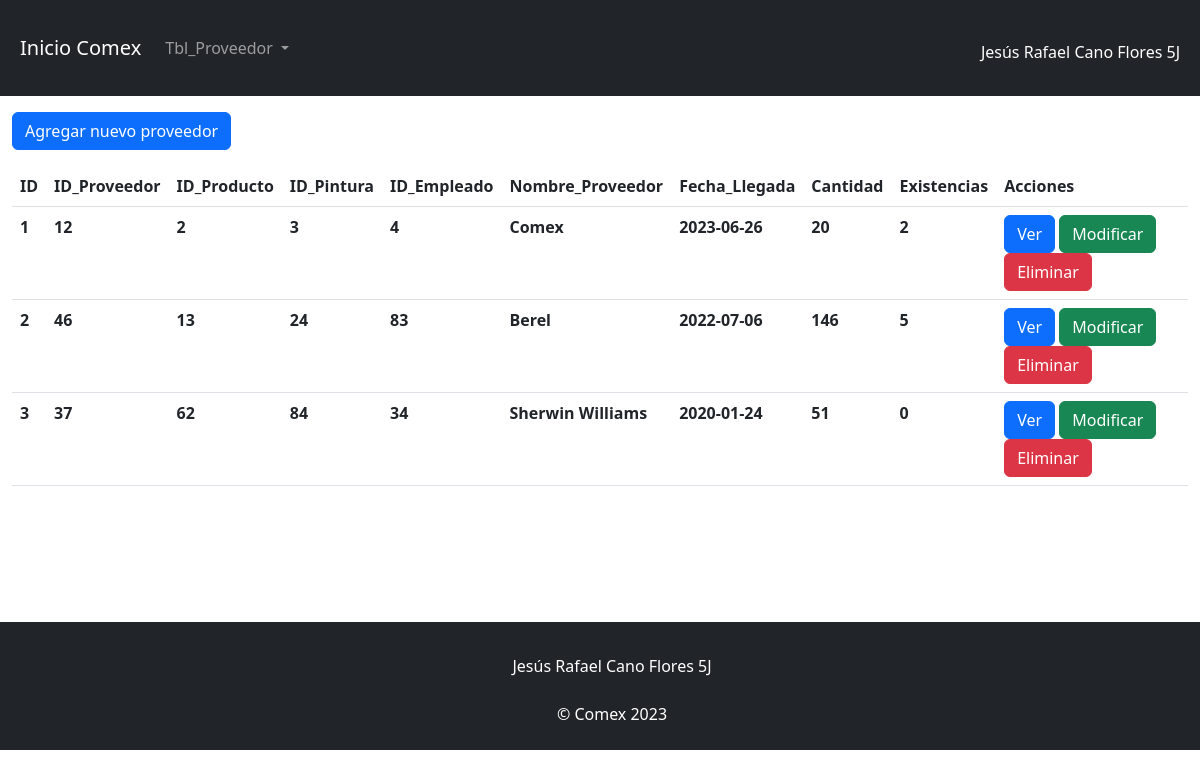
/view/username/index.php, run on the app's committed database.
### tables this page shows
CREATE TABLE `tbl_proveedor` (
  `id_proveedor` int(3) NOT NULL,
  `id_producto` int(3) NOT NULL,
  `id_pintura` int(3) NOT NULL,
  `id_empleado` int(3) NOT NULL,
  `nombre_proveedor` varchar(500) NOT NULL,
  `fecha_llegada` date NOT NULL,
  `cantidad` int(3) NOT NULL,
  `existencias` int(3) NOT NULL,
  `id` int(11) NOT NULL
);

### config/db.php (called while the page is built)
<?php
    class db{
        private $host= "localhost";
        private $dbname="bd_comex";
        private $user="root";
        private $password="";
        public function conexion(){
            try{
                $PDO = new PDO("mysql:host=".$this->host.";dbname=".$this->dbname,$this->user,$this->password);
                return $PDO;
            }catch(PDOException $e){
                return $e->getMessage();
            }
        }
    }
?>

### controller/usernameController.php (called while the page is built, shortened)
<?php
    class usernameController{
        private $model;
        public function __construct()
        {
            require_once("c://xampp/htdocs/proyecto/model/usernameModel.php");
            $this->model = new usernameModel();
        }
        public function index(){
            return ($this->model->index()) ? $this->model->index() : false;
        }
    }
?>

### model/usernameModel.php (called while the page is built, shortened)
<?php
    class usernameModel{
        private $PDO;
        public function __construct()
        {
            require_once("c://xampp/htdocs/proyecto/config/db.php");
            $con = new db();
            $this->PDO = $con->conexion();
        }
        public function index(){
            $stament = $this->PDO->prepare("SELECT `id`,`id_proveedor`,`id_producto`,`id_pintura`,`id_empleado`,`nombre_proveedor`,`fecha_llegada`,`cantidad`,`existencias` FROM tbl_proveedor");
            return ($stament->execute()) ? $stament->fetchAll() : false;
        }
    }
?>

### view/username/index.php (the view, shortened to what this page needs)
<?php
    require_once("c://xampp/htdocs/proyecto/view/head/head.php");
    require_once("c://xampp/htdocs/proyecto/controller/usernameController.php");
    $obj = new usernameController();
    $rows = $obj->index();
?>
<div class="mb-3">
    <a href="/proyecto/view/username/create.php" class="btn btn-primary">Agregar nuevo proveedor</a>
</div>
<table class="table">
    <thead>
        <tr>
            <th scope="col">ID</th>
            <th scope="col">ID_Proveedor</th>
            <th scope="col">ID_Producto</th>
            <th scope="col">ID_Pintura</th>
            <th scope="col">ID_Empleado</th>
            <th scope="col">Nombre_Proveedor</th>
            <th scope="col">Fecha_Llegada</th>
            <th scope="col">Cantidad</th>
            <th scope="col">Existencias</th>
            <th scope="col">Acciones</th>
        </tr>
    </thead>
    <tbody>
        <?php if($rows): ?>
            <?php foreach($rows as $row): ?>
                <tr>
                    <th><?= $row[0] ?></th>
                    <th><?= $row[1] ?></th>
                    <th><?= $row[2] ?></th>
                    <th><?= $row[3] ?></th>
                    <th><?= $row[4] ?></th>
                    <th><?= $row[5] ?></th>
                    <th><?= $row[6] ?></th>
                    <th><?= $row[7] ?></th>
                    <th><?= $row[8] ?></th>
                    <th>
                        <a href="show.php?id=<?= $row[0]?>" class="btn btn-primary">Ver</a>
                        <a href="edit.php?id=<?= $row[0]?>" class="btn btn-success">Modificar</a>
                        <a class="btn btn-danger" data-bs-toggle="modal" data-bs-target="#id<?=$row[0]?>">Eliminar</a>
                    </th>
                </tr>
            <?php endforeach; ?>
        <?php else: ?>
            <tr>
                <td colspan="3" class="text-center">No hay registros actualmente</td>
            </tr>
        <?php endif; ?>
    </tbody>
</table>
<?php
    require_once("c://xampp/htdocs/proyecto/view/head/footer.php");
?>

### view/head/head.php (shortened to what this page needs)
<!doctype html>
<html lang="en">
  <head>
    <link href="https://cdn.jsdelivr.net/npm/bootstrap@5.2.1/dist/css/bootstrap.min.css" rel="stylesheet">
  </head>
  <body>
    <div class="container-fluid bg-dark p-2 mb-3">
    <nav class="navbar navbar-expand-lg navbar-dark bg-dark">
        <div class="container-fluid">
            <a class="navbar-brand" href="/proyecto/index.php">Inicio Comex</a>
            <div class="collapse navbar-collapse" id="navbarNavDropdown">
            <ul class="navbar-nav">
                <li class="nav-item dropdown">
                <a class="nav-link dropdown-toggle" href="#" role="button" data-bs-toggle="dropdown" aria-expanded="false">
                Tbl_Proveedor
                </a>
                </li>
            </ul>
            </div>
            <p class="text-white pt-4">Jesús Rafael Cano Flores 5J</p>
        </div>
    </nav>
    </div>
<div class="container-fluid">

### view/head/footer.php (shortened to what this page needs)
</div>
<br><br><br>
<div class="pt-5">
<footer class="container-fluid bg-dark p-2">
  <center>
<p class="text-white pt-4 ps-4">Jesús Rafael Cano Flores 5J <p class="text-white pt-2 ps-4">© Comex 2023</p> </p>
</footer>
</div>
</body>
</html>

### data on the page
tbl_proveedor: id "1", id_proveedor "12", id_producto "2", id_pintura "3", id_empleado "4", nombre_proveedor "Comex", fecha_llegada "2023-06-26", cantidad "20", existencias "2"
tbl_proveedor: id "2", id_proveedor "46", id_producto "13", id_pintura "24", id_empleado "83", nombre_proveedor "Berel", fecha_llegada "2022-07-06", cantidad "146", existencias "5"
tbl_proveedor: id "3", id_proveedor "37", id_producto "62", id_pintura "84", id_empleado "34", nombre_proveedor "Sherwin Williams", fecha_llegada "2020-01-24", cantidad "51", existencias "0"
